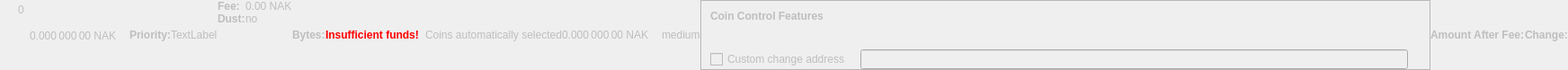
    <widget class="QWidget" name="dummyHideWidget" native="true">
     <property name="enabled">
      <bool>false</bool>
     </property>
     <property name="maximumSize">
      <size>
       <width>100</width>
       <height>16</height>
      </size>
     </property>
     <layout class="QHBoxLayout" name="dummyHideLayout">
      <property name="spacing">
       <number>0</number>
      </property>
      <property name="leftMargin">
       <number>0</number>
      </property>
      <property name="topMargin">
       <number>0</number>
      </property>
      <property name="rightMargin">
       <number>0</number>
      </property>
      <property name="bottomMargin">
       <number>0</number>
      </property>
      <item>
       <layout class="QFormLayout" name="formLayoutCoinControl1">
        <property name="horizontalSpacing">
         <number>10</number>
        </property>
        <property name="verticalSpacing">
         <number>14</number>
        </property>
        <property name="leftMargin">
         <number>10</number>
        </property>
        <property name="topMargin">
         <number>4</number>
        </property>
        <property name="rightMargin">
         <number>6</number>
        </property>
        <item row="0" column="1">
         <widget class="QLabel" name="labelCoinControlBytes">
          <property name="cursor">
           <cursorShape>IBeamCursor</cursorShape>
          </property>
          <property name="contextMenuPolicy">
           <enum>Qt::ActionsContextMenu</enum>
          </property>
          <property name="text">
           <string notr="true">0</string>
          </property>
          <property name="textInteractionFlags">
           <set>Qt::LinksAccessibleByMouse|Qt::TextSelectableByKeyboard|Qt::TextSelectableByMouse</set>
          </property>
         </widget>
        </item>
       </layout>
      </item>
      <item>
       <widget class="QLabel" name="labelCoinControlAfterFee">
        <property name="enabled">
         <bool>false</bool>
        </property>
        <property name="sizePolicy">
         <sizepolicy hsizetype="Fixed" vsizetype="Fixed">
          <horstretch>0</horstretch>
          <verstretch>0</verstretch>
         </sizepolicy>
        </property>
        <property name="minimumSize">
         <size>
          <width>111</width>
          <height>12</height>
         </size>
        </property>
        <property name="maximumSize">
         <size>
          <width>111</width>
          <height>12</height>
         </size>
        </property>
        <property name="cursor">
         <cursorShape>IBeamCursor</cursorShape>
        </property>
        <property name="contextMenuPolicy">
         <enum>Qt::ActionsContextMenu</enum>
        </property>
        <property name="text">
         <string notr="true">0.000 000 00 NAK</string>
        </property>
        <property name="textInteractionFlags">
         <set>Qt::LinksAccessibleByMouse|Qt::TextSelectableByKeyboard|Qt::TextSelectableByMouse</set>
        </property>
       </widget>
      </item>
      <item>
       <widget class="QLabel" name="labelCoinControlPriorityText">
        <property name="enabled">
         <bool>false</bool>
        </property>
        <property name="font">
         <font>
          <weight>75</weight>
          <bold>true</bold>
         </font>
        </property>
        <property name="text">
         <string>Priority:</string>
        </property>
       </widget>
      </item>
      <item>
       <layout class="QHBoxLayout" name="horizontalLayout">
        <item>
         <widget class="QLabel" name="WarningLabel">
          <property name="text">
           <string>TextLabel</string>
          </property>
         </widget>
        </item>
       </layout>
      </item>
      <item>
       <layout class="QFormLayout" name="formLayoutCoinControl3">
        <property name="horizontalSpacing">
         <number>0</number>
        </property>
        <property name="verticalSpacing">
         <number>0</number>
        </property>
        <property name="leftMargin">
         <number>0</number>
        </property>
        <property name="topMargin">
         <number>0</number>
        </property>
        <property name="rightMargin">
         <number>0</number>
        </property>
        <item row="0" column="0">
         <widget class="QLabel" name="labelCoinControlFeeText">
          <property name="enabled">
           <bool>false</bool>
          </property>
          <property name="font">
           <font>
            <weight>75</weight>
            <bold>true</bold>
           </font>
          </property>
          <property name="text">
           <string>Fee:</string>
          </property>
          <property name="margin">
           <number>0</number>
          </property>
         </widget>
        </item>
        <item row="0" column="1">
         <widget class="QLabel" name="labelCoinControlFee">
          <property name="enabled">
           <bool>false</bool>
          </property>
          <property name="cursor">
           <cursorShape>IBeamCursor</cursorShape>
          </property>
          <property name="contextMenuPolicy">
           <enum>Qt::ActionsContextMenu</enum>
          </property>
          <property name="text">
           <string notr="true">0.00 NAK</string>
          </property>
          <property name="textInteractionFlags">
           <set>Qt::LinksAccessibleByMouse|Qt::TextSelectableByKeyboard|Qt::TextSelectableByMouse</set>
          </property>
         </widget>
        </item>
        <item row="1" column="0">
         <widget class="QLabel" name="labelCoinControlLowOutputText">
          <property name="enabled">
           <bool>false</bool>
          </property>
          <property name="font">
           <font>
            <weight>75</weight>
            <bold>true</bold>
           </font>
          </property>
          <property name="text">
           <string>Dust:</string>
          </property>
         </widget>
        </item>
        <item row="1" column="1">
         <widget class="QLabel" name="labelCoinControlLowOutput">
          <property name="enabled">
           <bool>false</bool>
          </property>
          <property name="cursor">
           <cursorShape>IBeamCursor</cursorShape>
          </property>
          <property name="contextMenuPolicy">
           <enum>Qt::ActionsContextMenu</enum>
          </property>
          <property name="text">
           <string>no</string>
          </property>
          <property name="textInteractionFlags">
           <set>Qt::LinksAccessibleByMouse|Qt::TextSelectableByKeyboard|Qt::TextSelectableByMouse</set>
          </property>
         </widget>
        </item>
       </layout>
      </item>
      <item>
       <widget class="QLabel" name="labelCoinControlBytesText">
        <property name="enabled">
         <bool>false</bool>
        </property>
        <property name="font">
         <font>
          <weight>75</weight>
          <bold>true</bold>
         </font>
        </property>
        <property name="text">
         <string>Bytes:</string>
        </property>
       </widget>
      </item>
      <item>
       <layout class="QFormLayout" name="formLayoutCoinControl2">
        <property name="horizontalSpacing">
         <number>0</number>
        </property>
        <property name="verticalSpacing">
         <number>0</number>
        </property>
        <property name="leftMargin">
         <number>0</number>
        </property>
        <property name="topMargin">
         <number>0</number>
        </property>
        <property name="rightMargin">
         <number>0</number>
        </property>
       </layout>
      </item>
      <item>
       <layout class="QHBoxLayout" name="horizontalLayoutCoinControl2">
        <property name="spacing">
         <number>0</number>
        </property>
        <property name="bottomMargin">
         <number>0</number>
        </property>
       </layout>
      </item>
      <item>
       <widget class="QLabel" name="labelCoinControlInsuffFunds">
        <property name="enabled">
         <bool>false</bool>
        </property>
        <property name="minimumSize">
         <size>
          <width>0</width>
          <height>0</height>
         </size>
        </property>
        <property name="font">
         <font>
          <weight>75</weight>
          <bold>true</bold>
         </font>
        </property>
        <property name="styleSheet">
         <string notr="true">color:red;font-weight:bold;</string>
        </property>
        <property name="text">
         <string>Insufficient funds!</string>
        </property>
        <property name="margin">
         <number>5</number>
        </property>
       </widget>
      </item>
      <item>
       <layout class="QFormLayout" name="formLayoutCoinControl4">
        <property name="horizontalSpacing">
         <number>0</number>
        </property>
        <property name="verticalSpacing">
         <number>0</number>
        </property>
        <property name="leftMargin">
         <number>0</number>
        </property>
        <property name="topMargin">
         <number>0</number>
        </property>
        <property name="rightMargin">
         <number>0</number>
        </property>
       </layout>
      </item>
      <item>
       <widget class="QLabel" name="labelCoinControlChangeLabel">
        <property name="enabled">
         <bool>false</bool>
        </property>
        <property name="sizePolicy">
         <sizepolicy hsizetype="Preferred" vsizetype="Expanding">
          <horstretch>0</horstretch>
          <verstretch>0</verstretch>
         </sizepolicy>
        </property>
        <property name="minimumSize">
         <size>
          <width>0</width>
          <height>0</height>
         </size>
        </property>
        <property name="text">
         <string/>
        </property>
        <property name="margin">
         <number>3</number>
        </property>
       </widget>
      </item>
      <item>
       <widget class="QLabel" name="labelCoinControlAutomaticallySelected">
        <property name="enabled">
         <bool>false</bool>
        </property>
        <property name="sizePolicy">
         <sizepolicy hsizetype="Fixed" vsizetype="Fixed">
          <horstretch>0</horstretch>
          <verstretch>0</verstretch>
         </sizepolicy>
        </property>
        <property name="minimumSize">
         <size>
          <width>0</width>
          <height>0</height>
         </size>
        </property>
        <property name="maximumSize">
         <size>
          <width>240</width>
          <height>16777215</height>
         </size>
        </property>
        <property name="text">
         <string>Coins automatically selected</string>
        </property>
        <property name="margin">
         <number>5</number>
        </property>
       </widget>
      </item>
      <item>
       <widget class="QLabel" name="labelCoinControlChange">
        <property name="enabled">
         <bool>false</bool>
        </property>
        <property name="sizePolicy">
         <sizepolicy hsizetype="Fixed" vsizetype="Fixed">
          <horstretch>0</horstretch>
          <verstretch>0</verstretch>
         </sizepolicy>
        </property>
        <property name="minimumSize">
         <size>
          <width>111</width>
          <height>0</height>
         </size>
        </property>
        <property name="maximumSize">
         <size>
          <width>111</width>
          <height>16777215</height>
         </size>
        </property>
        <property name="cursor">
         <cursorShape>IBeamCursor</cursorShape>
        </property>
        <property name="contextMenuPolicy">
         <enum>Qt::ActionsContextMenu</enum>
        </property>
        <property name="text">
         <string notr="true">0.000 000 00 NAK</string>
        </property>
        <property name="textInteractionFlags">
         <set>Qt::LinksAccessibleByMouse|Qt::TextSelectableByKeyboard|Qt::TextSelectableByMouse</set>
        </property>
       </widget>
      </item>
      <item>
       <widget class="QLabel" name="labelCoinControlPriority">
        <property name="enabled">
         <bool>false</bool>
        </property>
        <property name="cursor">
         <cursorShape>IBeamCursor</cursorShape>
        </property>
        <property name="contextMenuPolicy">
         <enum>Qt::ActionsContextMenu</enum>
        </property>
        <property name="text">
         <string>medium</string>
        </property>
        <property name="textInteractionFlags">
         <set>Qt::LinksAccessibleByMouse|Qt::TextSelectableByKeyboard|Qt::TextSelectableByMouse</set>
        </property>
       </widget>
      </item>
      <item>
       <widget class="QFrame" name="frameCoinControl">
        <property name="sizePolicy">
         <sizepolicy hsizetype="Expanding" vsizetype="Expanding">
          <horstretch>0</horstretch>
          <verstretch>0</verstretch>
         </sizepolicy>
        </property>
        <property name="maximumSize">
         <size>
          <width>16777215</width>
          <height>16777215</height>
         </size>
        </property>
        <property name="frameShape">
         <enum>QFrame::StyledPanel</enum>
        </property>
        <property name="frameShadow">
         <enum>QFrame::Sunken</enum>
        </property>
        <layout class="QVBoxLayout" name="verticalLayoutCoinControl2_2">
         <property name="spacing">
          <number>0</number>
         </property>
         <property name="leftMargin">
          <number>0</number>
         </property>
         <property name="topMargin">
          <number>0</number>
         </property>
         <property name="rightMargin">
          <number>0</number>
         </property>
         <property name="bottomMargin">
          <number>0</number>
         </property>
         <item>
          <layout class="QVBoxLayout" name="verticalLayoutCoinControl" stretch="0,0,0,1">
           <property name="spacing">
            <number>0</number>
           </property>
           <property name="leftMargin">
            <number>10</number>
           </property>
           <property name="topMargin">
            <number>10</number>
           </property>
           <item>
            <layout class="QHBoxLayout" name="horizontalLayoutCoinControl1">
             <property name="bottomMargin">
              <number>15</number>
             </property>
             <item>
              <widget class="QLabel" name="labelCoinControlFeatures">
               <property name="enabled">
                <bool>false</bool>
               </property>
               <property name="sizePolicy">
                <sizepolicy hsizetype="Preferred" vsizetype="Maximum">
                 <horstretch>0</horstretch>
                 <verstretch>0</verstretch>
                </sizepolicy>
               </property>
               <property name="font">
                <font>
                 <weight>75</weight>
                 <bold>true</bold>
                </font>
               </property>
               <property name="styleSheet">
                <string notr="true">font-weight:bold;</string>
               </property>
               <property name="text">
                <string>Coin Control Features</string>
               </property>
              </widget>
             </item>
            </layout>
           </item>
           <item>
            <widget class="QWidget" name="widgetCoinControl" native="true">
             <property name="sizePolicy">
              <sizepolicy hsizetype="Preferred" vsizetype="Preferred">
               <horstretch>0</horstretch>
               <verstretch>0</verstretch>
              </sizepolicy>
             </property>
             <property name="minimumSize">
              <size>
               <width>0</width>
               <height>0</height>
              </size>
             </property>
             <property name="styleSheet">
              <string notr="true"/>
             </property>
             <layout class="QHBoxLayout" name="horizontalLayoutCoinControl5_2">
              <property name="leftMargin">
               <number>0</number>
              </property>
              <property name="topMargin">
               <number>0</number>
              </property>
              <property name="rightMargin">
               <number>0</number>
              </property>
              <property name="bottomMargin">
               <number>0</number>
              </property>
              <item>
               <layout class="QHBoxLayout" name="horizontalLayoutCoinControl3">
                <property name="spacing">
                 <number>20</number>
                </property>
                <property name="topMargin">
                 <number>0</number>
                </property>
                <property name="bottomMargin">
                 <number>10</number>
                </property>
               </layout>
              </item>
             </layout>
            </widget>
           </item>
           <item>
            <layout class="QHBoxLayout" name="horizontalLayoutCoinControl4" stretch="0,0,0">
             <property name="spacing">
              <number>12</number>
             </property>
             <property name="sizeConstraint">
              <enum>QLayout::SetDefaultConstraint</enum>
             </property>
             <property name="topMargin">
              <number>5</number>
             </property>
             <property name="rightMargin">
              <number>5</number>
             </property>
             <item>
              <widget class="QCheckBox" name="checkBoxCoinControlChange">
               <property name="enabled">
                <bool>false</bool>
               </property>
               <property name="toolTip">
                <string>If this is activated, but the change address is empty or invalid, change will be sent to a newly generated address.</string>
               </property>
               <property name="text">
                <string>Custom change address</string>
               </property>
              </widget>
             </item>
             <item>
              <widget class="QValidatedLineEdit" name="lineEditCoinControlChange">
               <property name="enabled">
                <bool>false</bool>
               </property>
               <property name="sizePolicy">
                <sizepolicy hsizetype="Expanding" vsizetype="Fixed">
                 <horstretch>0</horstretch>
                 <verstretch>0</verstretch>
                </sizepolicy>
               </property>
              </widget>
             </item>
             <item>
              <widget class="QLabel" name="labelCoinControlChangeLabel_2">
               <property name="sizePolicy">
                <sizepolicy hsizetype="Preferred" vsizetype="Expanding">
                 <horstretch>0</horstretch>
                 <verstretch>0</verstretch>
                </sizepolicy>
               </property>
               <property name="minimumSize">
                <size>
                 <width>0</width>
                 <height>0</height>
                </size>
               </property>
               <property name="text">
                <string/>
               </property>
               <property name="margin">
                <number>3</number>
               </property>
              </widget>
             </item>
            </layout>
           </item>
           <item>
            <spacer name="verticalSpacerCoinControl">
             <property name="orientation">
              <enum>Qt::Vertical</enum>
             </property>
             <property name="sizeHint" stdset="0">
              <size>
               <width>800</width>
               <height>1</height>
              </size>
             </property>
            </spacer>
           </item>
          </layout>
         </item>
        </layout>
       </widget>
      </item>
      <item>
       <widget class="QLabel" name="labelCoinControlAfterFeeText">
        <property name="enabled">
         <bool>false</bool>
        </property>
        <property name="minimumSize">
         <size>
          <width>0</width>
          <height>0</height>
         </size>
        </property>
        <property name="maximumSize">
         <size>
          <width>16777215</width>
          <height>16777215</height>
         </size>
        </property>
        <property name="font">
         <font>
          <weight>75</weight>
          <bold>true</bold>
         </font>
        </property>
        <property name="text">
         <string>Amount After Fee:</string>
        </property>
        <property name="alignment">
         <set>Qt::AlignLeading|Qt::AlignLeft|Qt::AlignVCenter</set>
        </property>
        <property name="margin">
         <number>0</number>
        </property>
       </widget>
      </item>
      <item>
       <widget class="QLabel" name="labelCoinControlChangeText">
        <property name="enabled">
         <bool>false</bool>
        </property>
        <property name="sizePolicy">
         <sizepolicy hsizetype="Preferred" vsizetype="Preferred">
          <horstretch>0</horstretch>
          <verstretch>0</verstretch>
         </sizepolicy>
        </property>
        <property name="minimumSize">
         <size>
          <width>0</width>
          <height>0</height>
         </size>
        </property>
        <property name="maximumSize">
         <size>
          <width>16777215</width>
          <height>16777215</height>
         </size>
        </property>
        <property name="font">
         <font>
          <weight>75</weight>
          <bold>true</bold>
         </font>
        </property>
        <property name="text">
         <string>Change:</string>
        </property>
        <property name="alignment">
         <set>Qt::AlignLeading|Qt::AlignLeft|Qt::AlignVCenter</set>
        </property>
       </widget>
      </item>
     </layout>
    </widget>
